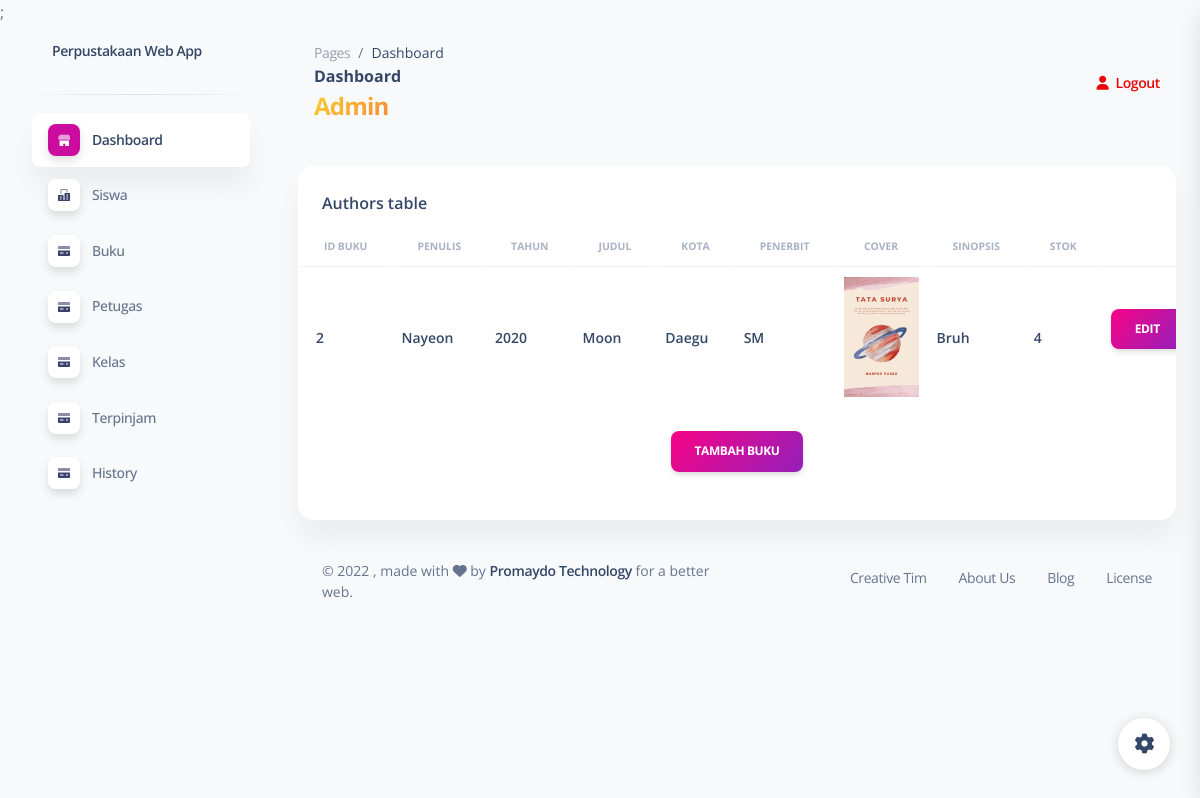
The page /admin/buku.php (signed in) on the database its author committed.
### tables this page shows
CREATE TABLE `buku` (
  `id_buku` int(11) NOT NULL,
  `penulis` varchar(255) NOT NULL,
  `tahun` year(4) NOT NULL,
  `judul` varchar(255) NOT NULL,
  `kota` varchar(255) NOT NULL,
  `penerbit` varchar(255) NOT NULL,
  `cover` varchar(255) NOT NULL,
  `sinopsis` varchar(255) NOT NULL,
  `stok` int(10) NOT NULL
);

### admin/buku.php (the view, shortened to what this page needs)
<?php
include 'config.php';
$result = mysqli_query($db, "SELECT * FROM buku");
?>
<!DOCTYPE html>
<html lang="en">
<head>
    <link href="../assets/css/nucleo-icons.css" rel="stylesheet" />
    <link href="../assets/css/nucleo-svg.css" rel="stylesheet" />
    <link href="../assets/css/nucleo-svg.css" rel="stylesheet" />
    <link id="pagestyle" href="../assets/css/soft-ui-dashboard.css?v=1.0.6" rel="stylesheet" />
</head>
<body class="g-sidenav-show bg-gray-100">
    <?php include '../sidemenu.php'; ?>
    <main class="main-content position-relative max-height-vh-100 h-100 border-radius-lg">
        <nav class="navbar navbar-main navbar-expand-lg px-0 mx-4 shadow-none border-radius-xl" id="navbarBlur" navbar-scroll="true">
            <div class="container-fluid py-1 px-3">
                <nav aria-label="breadcrumb">
                    <ol class="breadcrumb bg-transparent mb-0 pb-0 pt-1 px-0 me-sm-6 me-5">
                        <li class="breadcrumb-item text-sm"><a class="opacity-5 text-dark" href="javascript:;">Pages</a></li>
                        <li class="breadcrumb-item text-sm text-dark active" aria-current="page">Dashboard</li>
                    </ol>
                    <h6 class="font-weight-bolder mb-0">Dashboard</h6>
                    <div class="nama-petugas">
                        <h4 class="font-weight-bolder text-warning text-gradient">Admin</h4>
                    </div>
                </nav>
                <div class="collapse navbar-collapse mt-sm-0 mt-2 me-md-0 me-sm-4" id="navbar">
                    <ul class="navbar-nav justify-content-end">
                        <li class="nav-item d-flex align-items-center">
                            <a href="../logout.php" class="nav-link text-danger font-weight-bold px-0">
                                <i class="fa fa-user me-sm-1"></i>
                                <span class="d-sm-inline d-none">Logout</span>
                            </a>
                        </li>
                    </ul>
                </div>
            </div>
        </nav>
        <div class="container-fluid py-4">
            <div class="row">
                <div class="col-12">
                    <div class="card mb-4">
                        <div class="card-header pb-0">
                            <h6>Authors table</h6>
                        </div>
                        <div class="card-body px-0 pt-0 pb-2">
                            <div class="table-responsive p-0">
                                <table class="table align-items-center mb-0">
                                    <thead class="text-center">
                                        <tr>
                                            <th class="text-uppercase text-secondary text-xxs font-weight-bolder opacity-7">ID Buku</th>
                                            <th class="text-uppercase text-secondary text-xxs font-weight-bolder opacity-7">Penulis</th>
                                            <th class="text-uppercase text-secondary text-xxs font-weight-bolder opacity-7">Tahun</th>
                                            <th class="text-uppercase text-secondary text-xxs font-weight-bolder opacity-7">Judul</th>
                                            <th class="text-uppercase text-secondary text-xxs font-weight-bolder opacity-7">Kota</th>
                                            <th class="text-uppercase text-secondary text-xxs font-weight-bolder opacity-7">Penerbit</th>
                                            <th class="text-uppercase text-secondary text-xxs font-weight-bolder opacity-7">Cover</th>
                                            <th class="text-uppercase text-secondary text-xxs font-weight-bolder opacity-7">Sinopsis</th>
                                            <th class="text-uppercase text-secondary text-xxs font-weight-bolder opacity-7">Stok</th>
                                            <th class="text-uppercase text-secondary text-xxs font-weight-bolder opacity-7">Aksi</th>
                                        </tr>
                                    </thead>
                                    <tbody class="posts-list">
                                        <?php
                                        while ($data = mysqli_fetch_array($result)) {
                                        ?>
                                            <tr>
                                                <td>
                                                    <div class="d-flex px-2 py-1">
                                                        <div class="d-flex flex-column justify-content-center">
                                                            <h6 class="mb-0 text-sm"><?php echo $data['id_buku'] ?></h6>
                                                        </div>
                                                    </div>
                                                </td>
                                                <td>
                                                    <div class="d-flex flex-column justify-content-center">
                                                        <h6 class="mb-0 text-sm"><?php echo $data['penulis'] ?></h6>
                                                    </div>
                                                </td>
                                                <td>
                                                    <div class="d-flex flex-column justify-content-center">
                                                        <h6 class="mb-0 text-sm"><?php echo $data['tahun'] ?></h6>
                                                    </div>
                                                </td>
                                                <td>
                                                    <div class="d-flex flex-column justify-content-center">
                                                        <h6 class="mb-0 text-sm"><?php echo $data['judul'] ?></h6>
                                                    </div>
                                                </td>
                                                <td>
                                                    <div class="d-flex flex-column justify-content-center">
                                                        <h6 class="mb-0 text-sm"><?php echo $data['kota'] ?></h6>
                                                    </div>
                                                </td>
                                                <td>
                                                    <div class="d-flex flex-column justify-content-center">
                                                        <h6 class="mb-0 text-sm"><?php echo $data['penerbit'] ?></h6>
                                                    </div>
                                                </td>
                                                <td>
                                                    <div class="d-flex flex-column justify-content-center">
                                                        <img src="../bootstrap/img/<?= $data['cover'] ?>" class="rounded-4" width="75px" alt="">
                                                    </div>
                                                </td>
                                                <td>
                                                    <div class="d-flex flex-column justify-content-center">
                                                        <h6 class="mb-0 text-sm"><?php echo $data['sinopsis'] ?></h6>
                                                    </div>
                                                </td>
                                                <td>
                                                    <div class="d-flex flex-column justify-content-center">
                                                        <h6 class="mb-0 text-sm"><?php echo $data['stok'] ?></h6>
                                                    </div>
                                                </td>
                                                <td class="align-middle">
                                                    <a href="editbuku.php?id=<?php echo $data['id_buku']; ?>" class="btn bg-gradient-primary">Edit</a>
                                                </td>
                                            </tr>
                                        <?php
                                        } ?>
                                    </tbody>
                                </table>
                            </div>
                            <div class="text-center my-4">
                                <a href="tambahbuku.php" class="btn btn bg-gradient-primary mx-auto">Tambah Buku</a>
                            </div>
                        </div>
                    </div>
                </div>
            </div>
            <footer class="footer pt-3">
                <div class="container-fluid">
                    <div class="row align-items-center justify-content-lg-between">
                        <div class="col-lg-6 mb-lg-0 mb-4">
                            <div class="copyright text-center text-sm text-muted text-lg-start">
                                ©
                                , made with <i class="fa fa-heart"></i> by
                                <a href="https://www.promaydo.net" class="font-weight-bold" target="_blank">Promaydo Technology</a>
                                for a better web.
                            </div>
                        </div>
                        <div class="col-lg-6">
                            <ul class="nav nav-footer justify-content-center justify-content-lg-end">
                                <li class="nav-item">
                                    <a href="https://www.creative-tim.com" class="nav-link text-muted" target="_blank">Creative Tim</a>
                                </li>
                                <li class="nav-item">
                                    <a href="https://www.creative-tim.com/presentation" class="nav-link text-muted" target="_blank">About Us</a>
                                </li>
                                <li class="nav-item">
                                    <a href="https://www.creative-tim.com/blog" class="nav-link text-muted" target="_blank">Blog</a>
                                </li>
                                <li class="nav-item">
                                    <a href="https://www.creative-tim.com/license" class="nav-link pe-0 text-muted" target="_blank">License</a>
                                </li>
                            </ul>
                        </div>
                    </div>
                </div>
            </footer>
        </div>
    </main>
    <div class="fixed-plugin">
        <a class="fixed-plugin-button text-dark position-fixed px-3 py-2">
            <i class="fa fa-cog py-2"> </i>
        </a>
    </div>
</body>
</html>

### sidemenu.php (shortened to what this page needs)
<aside class="sidenav navbar navbar-vertical navbar-expand-xs border-0 border-radius-xl my-3 fixed-start ms-3" id="sidenav-main">
  <div class="sidenav-header">
    <a class="navbar-brand m-0" href=" https://demos.creative-tim.com/soft-ui-dashboard/pages/dashboard.html " target="_blank">
      <span class="ms-1 font-weight-bold">Perpustakaan Web App</span>
    </a>
  </div>
  <hr class="horizontal dark mt-0" />
  <div class="collapse navbar-collapse w-auto" id="sidenav-collapse-main">
    <ul class="navbar-nav">
      <li class="nav-item">
        <a class="nav-link active" href="dashboard.html">
          <div class="icon icon-shape icon-sm shadow border-radius-md bg-white text-center me-2 d-flex align-items-center justify-content-center">
          </div>
          <span class="nav-link-text ms-1">Dashboard</span>
        </a>
      </li>
      <li class="nav-item">
        <a class="nav-link" href="siswa.php">
          <div class="icon icon-shape icon-sm shadow border-radius-md bg-white text-center me-2 d-flex align-items-center justify-content-center">
          </div>
          <span class="nav-link-text ms-1">Siswa</span>
        </a>
      </li>
      <li class="nav-item">
        <a class="nav-link" href="buku.php">
          <div class="icon icon-shape icon-sm shadow border-radius-md bg-white text-center me-2 d-flex align-items-center justify-content-center">
          </div>
          <span class="nav-link-text ms-1">Buku</span>
        </a>
      </li>
      <li class="nav-item">
        <a class="nav-link" href="petugas.php">
          <div class="icon icon-shape icon-sm shadow border-radius-md bg-white text-center me-2 d-flex align-items-center justify-content-center">
          </div>
          <span class="nav-link-text ms-1">Petugas</span>
        </a>
      </li>
      <li class="nav-item">
        <a class="nav-link" href="kelas.php">
          <div class="icon icon-shape icon-sm shadow border-radius-md bg-white text-center me-2 d-flex align-items-center justify-content-center">
          </div>
          <span class="nav-link-text ms-1">Kelas</span>
        </a>
      </li>
      <li class="nav-item">
        <a class="nav-link" href="terpinjam.php">
          <div class="icon icon-shape icon-sm shadow border-radius-md bg-white text-center me-2 d-flex align-items-center justify-content-center">
          </div>
          <span class="nav-link-text ms-1">Terpinjam</span>
        </a>
      </li>
      <li class="nav-item">
        <a class="nav-link" href="history.php">
          <div class="icon icon-shape icon-sm shadow border-radius-md bg-white text-center me-2 d-flex align-items-center justify-content-center">
          </div>
          <span class="nav-link-text ms-1">History</span>
        </a>
      </li>
    </ul>
  </div>
</aside>;

### assets/css/nucleo-svg.css (style rules this page uses)
.icon { display: inline-block; color: #111111; height: 1em; width: 1em; }
.icon-sm { height: 0.8em; width: 0.8em; }
.icon { fill: currentColor; stroke: none; }

### rows shown on the page
buku: id_buku "2", penulis "Nayeon", tahun "2020", judul "Moon", kota "Daegu", penerbit "SM", cover (picture), sinopsis "Bruh", stok "4"
